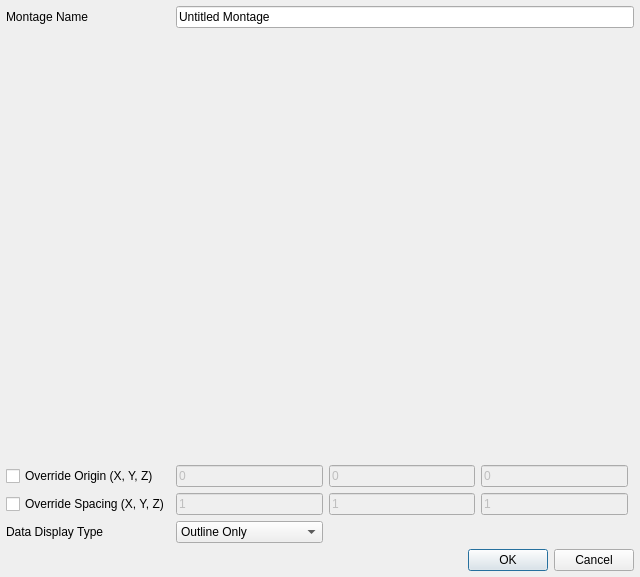
<?xml version="1.0" encoding="UTF-8"?>
<ui version="4.0">
 <class>ImportRobometMontageDialog</class>
 <widget class="QDialog" name="ImportRobometMontageDialog">
  <property name="geometry">
   <rect>
    <x>0</x>
    <y>0</y>
    <width>640</width>
    <height>577</height>
   </rect>
  </property>
  <property name="windowTitle">
   <string>Import Robomet Montage</string>
  </property>
  <layout class="QGridLayout" name="gridLayout">
   <property name="leftMargin">
    <number>6</number>
   </property>
   <property name="topMargin">
    <number>6</number>
   </property>
   <property name="rightMargin">
    <number>6</number>
   </property>
   <property name="bottomMargin">
    <number>6</number>
   </property>
   <item row="2" column="2">
    <widget class="QLineEdit" name="originY">
     <property name="enabled">
      <bool>false</bool>
     </property>
     <property name="text">
      <string>0</string>
     </property>
    </widget>
   </item>
   <item row="2" column="3">
    <widget class="QLineEdit" name="originZ">
     <property name="enabled">
      <bool>false</bool>
     </property>
     <property name="text">
      <string>0</string>
     </property>
    </widget>
   </item>
   <item row="1" column="0" colspan="5">
    <widget class="RobometListWidget" name="robometListWidget" native="true">
     <property name="minimumSize">
      <size>
       <width>0</width>
       <height>0</height>
      </size>
     </property>
    </widget>
   </item>
   <item row="4" column="1">
    <widget class="QComboBox" name="dataDisplayTypeCB">
     <item>
      <property name="text">
       <string>Outline Only</string>
      </property>
     </item>
     <item>
      <property name="text">
       <string>Individual Tiles</string>
      </property>
     </item>
     <item>
      <property name="text">
       <string>Stitched Montage</string>
      </property>
     </item>
    </widget>
   </item>
   <item row="3" column="3">
    <widget class="QLineEdit" name="spacingZ">
     <property name="enabled">
      <bool>false</bool>
     </property>
     <property name="text">
      <string>1</string>
     </property>
    </widget>
   </item>
   <item row="2" column="1">
    <widget class="QLineEdit" name="originX">
     <property name="enabled">
      <bool>false</bool>
     </property>
     <property name="text">
      <string>0</string>
     </property>
    </widget>
   </item>
   <item row="0" column="1" colspan="4">
    <widget class="QLineEdit" name="montageNameLE">
     <property name="text">
      <string>Untitled Montage</string>
     </property>
    </widget>
   </item>
   <item row="4" column="0">
    <widget class="QLabel" name="label_7">
     <property name="text">
      <string>Data Display Type</string>
     </property>
    </widget>
   </item>
   <item row="3" column="2">
    <widget class="QLineEdit" name="spacingY">
     <property name="enabled">
      <bool>false</bool>
     </property>
     <property name="text">
      <string>1</string>
     </property>
    </widget>
   </item>
   <item row="3" column="1">
    <widget class="QLineEdit" name="spacingX">
     <property name="enabled">
      <bool>false</bool>
     </property>
     <property name="text">
      <string>1</string>
     </property>
    </widget>
   </item>
   <item row="6" column="0" colspan="5">
    <widget class="QDialogButtonBox" name="buttonBox">
     <property name="orientation">
      <enum>Qt::Horizontal</enum>
     </property>
     <property name="standardButtons">
      <set>QDialogButtonBox::Cancel|QDialogButtonBox::Ok</set>
     </property>
    </widget>
   </item>
   <item row="3" column="0">
    <widget class="QCheckBox" name="changeSpacingCB">
     <property name="text">
      <string>Override Spacing (X, Y, Z)</string>
     </property>
    </widget>
   </item>
   <item row="0" column="0">
    <widget class="QLabel" name="label_17">
     <property name="text">
      <string>Montage Name</string>
     </property>
    </widget>
   </item>
   <item row="2" column="0">
    <widget class="QCheckBox" name="changeOriginCB">
     <property name="text">
      <string>Override Origin (X, Y, Z)</string>
     </property>
    </widget>
   </item>
  </layout>
 </widget>
 <customwidgets>
  <customwidget>
   <class>RobometListWidget</class>
   <extends>QWidget</extends>
   <header location="global">RobometListWidget.h</header>
   <container>1</container>
  </customwidget>
 </customwidgets>
 <resources/>
 <connections>
  <connection>
   <sender>buttonBox</sender>
   <signal>accepted()</signal>
   <receiver>ImportRobometMontageDialog</receiver>
   <slot>accept()</slot>
   <hints>
    <hint type="sourcelabel">
     <x>248</x>
     <y>254</y>
    </hint>
    <hint type="destinationlabel">
     <x>157</x>
     <y>274</y>
    </hint>
   </hints>
  </connection>
  <connection>
   <sender>buttonBox</sender>
   <signal>rejected()</signal>
   <receiver>ImportRobometMontageDialog</receiver>
   <slot>reject()</slot>
   <hints>
    <hint type="sourcelabel">
     <x>316</x>
     <y>260</y>
    </hint>
    <hint type="destinationlabel">
     <x>286</x>
     <y>274</y>
    </hint>
   </hints>
  </connection>
 </connections>
</ui>
